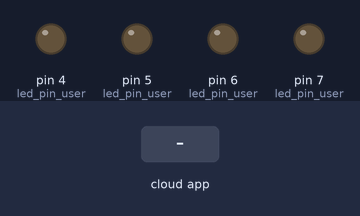
This sketch was run on a simulated Arduino Uno, built with avr-gcc and run on an emulated ATmega328P. Parts: output pins drawn as LEDs (lit = HIGH). Inputs (shaded band) come from the test bench. The ROS host is connected and sends only what is stated.

Above: at 1.2 s.
1.3 s: the phone or cloud app sets led_out to 1
At 2.5 s:
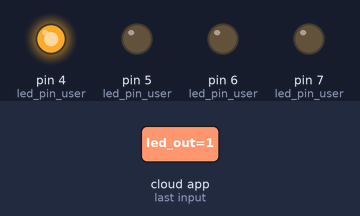
2.8 s: the phone or cloud app sets led_out to 0
At 3.9 s:
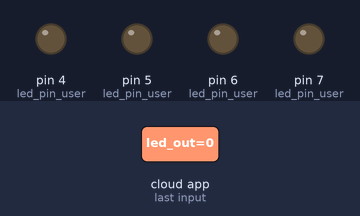
Timing chart, 0 to 5.8 s (numbered marks = the images above; inputs shaded):
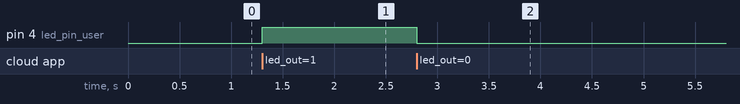

The sketch:

example-digital-output.ino
```cpp
#include <ros.h>
#include <std_msgs/String.h>
#include <std_msgs/Byte.h>

# define LED_3 7
# define LED_2 6
# define LED_1 5
# define LED_0 4

int led_pin_user[4] = {LED_0, LED_1, LED_2, LED_3};

ros::NodeHandle  nh;

void messageCb( const std_msgs::Byte& led_msg) {
  int i;

  for (i=0; i<4; i++)
  {
    if (led_msg.data & (1<<i))
    {
      digitalWrite(led_pin_user[i], HIGH);
    }
    else
    {
      digitalWrite(led_pin_user[i], LOW);
    }
  }
}

ros::Subscriber<std_msgs::Byte> sub("led_out", messageCb );


void setup() {
  pinMode(led_pin_user[0], OUTPUT);
  pinMode(led_pin_user[1], OUTPUT);
  pinMode(led_pin_user[2], OUTPUT);
  pinMode(led_pin_user[3], OUTPUT);

  nh.initNode();
  nh.subscribe(sub);
}

void loop() {
  nh.spinOnce();
}
```

Measured:
- after the input at 1.3 s, pin 4 (led_pin_user): LOW → HIGH at once
- after the input at 2.8 s, pin 4 (led_pin_user): HIGH → LOW at once
